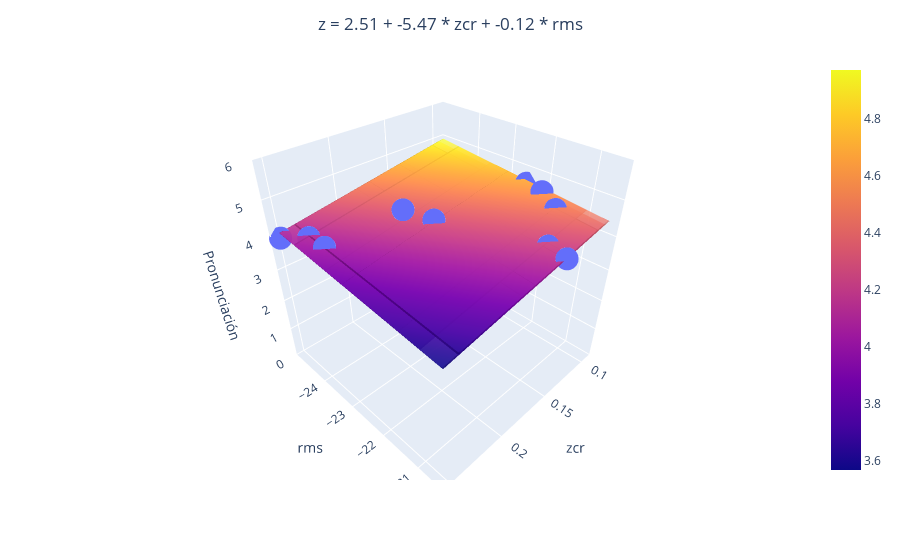

This figure's notebook cell:
### Code cell
if len(dicc_model) == 2:
    import plotly.express as px
    import plotly.graph_objects as go

    # Seleccionamos solo las características seleccionadas en X
    X_selected = X[:, selected_features]

    # Entrenamos el modelo de regresión con las características seleccionadas
    regr_multivar = SMWrapper(sm.OLS)
    regr_multivar_fit = regr_multivar.fit(X_selected, y)

    # Obtenemos las predicciones del modelo para las características seleccionadas
    y_pred = regr_multivar.predict(X_selected)

    # Crear la figura
    fig = px.scatter_3d(x=X_selected[:, 0], y=X_selected[:, 1], z=y)

    # Crear el plano de regresión
    xx, yy = np.meshgrid(X_selected[:, 0], X_selected[:, 1])
    zz = regr_multivar_fit.params[0] + np.dot(np.array([xx.ravel(), yy.ravel()]).T, regr_multivar_fit.params[1:].ravel()).reshape(xx.shape)
    fig.add_trace(go.Surface(x=xx, y=yy, z=zz, opacity=0.5))

    # Construir la cadena de texto para la ecuación del plano
    equation = f'z = {regr_multivar_fit.params[0].round(2)}'
    for i, (key, model) in enumerate(dicc_model.items()):
        equation += f' + {regr_multivar_fit.params[1:][i].round(2)} * {key.replace("_model", "")}'
    
    # Centrar el título
    fig.update_layout(title=dict(text=equation, x=0.5, xanchor='center'))

    # Etiquetas de los ejes y rango del eje z
    fig.update_layout(scene=dict(xaxis_title=list(dicc_model.keys())[0].replace("_model", ""), yaxis_title=list(dicc_model.keys())[1].replace("_model", ""), zaxis_title='Pronunciación', zaxis=dict(range=[0, 6]), yaxis=dict(tickvals=[-24, -23, -22, -21])))

    fig.write_html(
       os.path.join(PATH, TEST_FOLDER, REGGRESSION_FOLDER, PARAMETRIC_FOLDER, PRONUNCIACION_FOLDER, MALE_FOLDER, 'regresion_pronunciacion_multivariable_male.html')
    )

    fig.show()

### Figure 1 — Plotly figure (JSON) as saved in the notebook; plotly's stock layout.template omitted (floating-point values rounded to 4 significant figures)
{"data": [{"hovertemplate": "x=%{x}<br>y=%{y}<br>z=%{z}<extra></extra>", "legendgroup": "", "marker": {"color": "#636efa", "symbol": "circle"}, "mode": "markers", "name": "", "scene": "scene", "showlegend": false, "type": "scatter3d", "x": [0.09805, 0.2516, 0.2392, 0.1055, 0.1851, 0.1374, 0.2398, 0.1423, 0.1727, 0.09304], "y": [-22, -25, -24, -21.5, -23.5, -21, -24.5, -20.5, -23, -22.5], "z": [4.621, 3.963, 4.065, 4.448, 4.562, 4.167, 4.071, 4.189, 4.354, 4.588]}, {"opacity": 0.5, "type": "surface", "x": [[0.09805, 0.2516, 0.2392, 0.1055, 0.1851, 0.1374, 0.2398, 0.1423, 0.1727, 0.09304], [0.09805, 0.2516, 0.2392, 0.1055, 0.1851, 0.1374, 0.2398, 0.1423, 0.1727, 0.09304], [0.09805, 0.2516, 0.2392, 0.1055, 0.1851, 0.1374, 0.2398, 0.1423, 0.1727, 0.09304], [0.09805, 0.2516, 0.2392, 0.1055, 0.1851, 0.1374, 0.2398, 0.1423, 0.1727, 0.09304], [0.09805, 0.2516, 0.2392, 0.1055, 0.1851, 0.1374, 0.2398, 0.1423, 0.1727, 0.09304], [0.09805, 0.2516, 0.2392, 0.1055, 0.1851, 0.1374, 0.2398, 0.1423, 0.1727, 0.09304], [0.09805, 0.2516, 0.2392, 0.1055, 0.1851, 0.1374, 0.2398, 0.1423, 0.1727, 0.09304], [0.09805, 0.2516, 0.2392, 0.1055, 0.1851, 0.1374, 0.2398, 0.1423, 0.1727, 0.09304], [0.09805, 0.2516, 0.2392, 0.1055, 0.1851, 0.1374, 0.2398, 0.1423, 0.1727, 0.09304], [0.09805, 0.2516, 0.2392, 0.1055, 0.1851, 0.1374, 0.2398, 0.1423, 0.1727, 0.09304]], "y": [[-22, -22, -22, -22, -22, -22, -22, -22, -22, -22], [-25, -25, -25, -25, -25, -25, -25, -25, -25, -25], [-24, -24, -24, -24, -24, -24, -24, -24, -24, -24], [-21.5, -21.5, -21.5, -21.5, -21.5, -21.5, -21.5, -21.5, -21.5, -21.5], [-23.5, -23.5, -23.5, -23.5, -23.5, -23.5, -23.5, -23.5, -23.5, -23.5], [-21, -21, -21, -21, -21, -21, -21, -21, -21, -21], [-24.5, -24.5, -24.5, -24.5, -24.5, -24.5, -24.5, -24.5, -24.5, -24.5], [-20.5, -20.5, -20.5, -20.5, -20.5, -20.5, -20.5, -20.5, -20.5, -20.5], [-23, -23, -23, -23, -23, -23, -23, -23, -23, -23], [-22.5, -22.5, -22.5, -22.5, -22.5, -22.5, -22.5, -22.5, -22.5, -22.5]], "z": [[4.588, 3.747, 3.816, 4.548, 4.112, 4.372, 3.812, 4.346, 4.179, 4.616], [4.945, 4.104, 4.172, 4.904, 4.469, 4.729, 4.169, 4.703, 4.536, 4.972], [4.826, 3.985, 4.053, 4.785, 4.35, 4.61, 4.05, 4.584, 4.417, 4.853], [4.529, 3.688, 3.756, 4.488, 4.052, 4.313, 3.752, 4.287, 4.12, 4.556], [4.767, 3.926, 3.994, 4.726, 4.29, 4.551, 3.99, 4.524, 4.358, 4.794], [4.469, 3.628, 3.697, 4.429, 3.993, 4.254, 3.693, 4.227, 4.06, 4.497], [4.885, 4.045, 4.113, 4.845, 4.409, 4.67, 4.109, 4.643, 4.477, 4.913], [4.41, 3.569, 3.637, 4.369, 3.933, 4.194, 3.634, 4.168, 4.001, 4.437], [4.707, 3.866, 3.934, 4.667, 4.231, 4.491, 3.931, 4.465, 4.298, 4.734], [4.648, 3.807, 3.875, 4.607, 4.171, 4.432, 3.871, 4.406, 4.239, 4.675]]}], "layout": {"legend": {"tracegroupgap": 0}, "margin": {"t": 60}, "scene": {"domain": {"x": [0, 1], "y": [0, 1]}, "xaxis": {"title": {"text": "zcr"}}, "yaxis": {"tickvals": [-24, -23, -22, -21], "title": {"text": "rms"}}, "zaxis": {"range": [0, 6], "title": {"text": "Pronunciación"}}}, "title": {"text": "z = 2.51 + -5.47 * zcr + -0.12 * rms", "x": 0.5, "xanchor": "center"}}}
